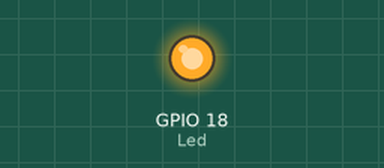
This program was run on a simulated Raspberry Pi (BCM pin numbers). Shown: output pins drawn as LEDs (lit = HIGH).

Above: at 0.1 s.
At 108.3 s:
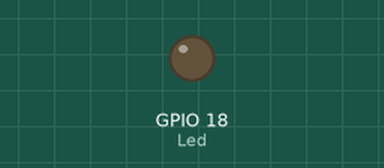
Timing chart, 0 to 108.6 s (numbered marks = the images above):
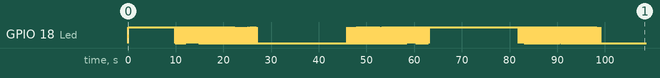

The program:

p069_Candle3.py
```python
import RPi.GPIO as IoPort
import time

def candle(Port, on, off) :
    global Count
    for i in range(0, Count) :
        IoPort.output(Port, True)
        time.sleep(on)
        IoPort.output(Port, False)
        time.sleep(off)

def State1(Led) :
    for i in range(0, 40) :
        sub = i * 0.03 / 40
        candle(Led, 0.03-sub, sub)

def State2(Led) :
    for i in range(0, 40) :
        sub = i * 0.03 / 40
        candle(Led, sub, 0.03-sub)

Led = 18
Count = 30
IoPort.setmode(IoPort.BCM)
IoPort.setup(Led, IoPort.OUT)

while True:
    State1(Led)
    State2(Led)
```

Measured:
- by itself, GPIO 18 (Led): moves between LOW and HIGH, repeating every 0.03 s
- by itself, everything shown: repeats every 13.2 s, in 42 steps
